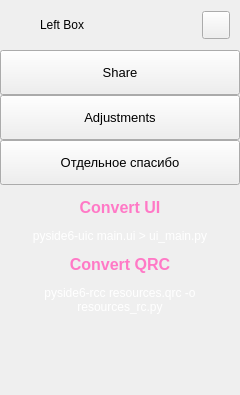
        <widget class="QFrame" name="extraLeftBox">
         <property name="minimumSize">
          <size>
           <width>0</width>
           <height>0</height>
          </size>
         </property>
         <property name="maximumSize">
          <size>
           <width>0</width>
           <height>16777215</height>
          </size>
         </property>
         <property name="frameShape">
          <enum>QFrame::NoFrame</enum>
         </property>
         <property name="frameShadow">
          <enum>QFrame::Raised</enum>
         </property>
         <layout class="QVBoxLayout" name="extraColumLayout">
          <property name="spacing">
           <number>0</number>
          </property>
          <property name="leftMargin">
           <number>0</number>
          </property>
          <property name="topMargin">
           <number>0</number>
          </property>
          <property name="rightMargin">
           <number>0</number>
          </property>
          <property name="bottomMargin">
           <number>0</number>
          </property>
          <item>
           <widget class="QFrame" name="extraTopBg">
            <property name="minimumSize">
             <size>
              <width>0</width>
              <height>50</height>
             </size>
            </property>
            <property name="maximumSize">
             <size>
              <width>16777215</width>
              <height>50</height>
             </size>
            </property>
            <property name="frameShape">
             <enum>QFrame::NoFrame</enum>
            </property>
            <property name="frameShadow">
             <enum>QFrame::Raised</enum>
            </property>
            <layout class="QVBoxLayout" name="verticalLayout_5">
             <property name="spacing">
              <number>0</number>
             </property>
             <property name="leftMargin">
              <number>0</number>
             </property>
             <property name="topMargin">
              <number>0</number>
             </property>
             <property name="rightMargin">
              <number>0</number>
             </property>
             <property name="bottomMargin">
              <number>0</number>
             </property>
             <item>
              <layout class="QGridLayout" name="extraTopLayout">
               <property name="leftMargin">
                <number>10</number>
               </property>
               <property name="rightMargin">
                <number>10</number>
               </property>
               <property name="horizontalSpacing">
                <number>10</number>
               </property>
               <property name="verticalSpacing">
                <number>0</number>
               </property>
               <item row="0" column="0">
                <widget class="QFrame" name="extraIcon">
                 <property name="minimumSize">
                  <size>
                   <width>20</width>
                   <height>0</height>
                  </size>
                 </property>
                 <property name="maximumSize">
                  <size>
                   <width>20</width>
                   <height>20</height>
                  </size>
                 </property>
                 <property name="frameShape">
                  <enum>QFrame::NoFrame</enum>
                 </property>
                 <property name="frameShadow">
                  <enum>QFrame::Raised</enum>
                 </property>
                </widget>
               </item>
               <item row="0" column="1">
                <widget class="QLabel" name="extraLabel">
                 <property name="minimumSize">
                  <size>
                   <width>150</width>
                   <height>0</height>
                  </size>
                 </property>
                 <property name="text">
                  <string>Left Box</string>
                 </property>
                </widget>
               </item>
               <item row="0" column="2">
                <widget class="QPushButton" name="extraCloseColumnBtn">
                 <property name="minimumSize">
                  <size>
                   <width>28</width>
                   <height>28</height>
                  </size>
                 </property>
                 <property name="maximumSize">
                  <size>
                   <width>28</width>
                   <height>28</height>
                  </size>
                 </property>
                 <property name="cursor">
                  <cursorShape>PointingHandCursor</cursorShape>
                 </property>
                 <property name="toolTip">
                  <string>Close left box</string>
                 </property>
                 <property name="text">
                  <string/>
                 </property>
                 <property name="icon">
                  <iconset resource="resources.qrc">
                   <normaloff>:/icons/images/icons/icon_close.png</normaloff>:/icons/images/icons/icon_close.png</iconset>
                 </property>
                 <property name="iconSize">
                  <size>
                   <width>20</width>
                   <height>20</height>
                  </size>
                 </property>
                </widget>
               </item>
              </layout>
             </item>
            </layout>
           </widget>
          </item>
          <item>
           <widget class="QFrame" name="extraContent">
            <property name="frameShape">
             <enum>QFrame::NoFrame</enum>
            </property>
            <property name="frameShadow">
             <enum>QFrame::Raised</enum>
            </property>
            <layout class="QVBoxLayout" name="verticalLayout_12">
             <property name="spacing">
              <number>0</number>
             </property>
             <property name="leftMargin">
              <number>0</number>
             </property>
             <property name="topMargin">
              <number>0</number>
             </property>
             <property name="rightMargin">
              <number>0</number>
             </property>
             <property name="bottomMargin">
              <number>0</number>
             </property>
             <item alignment="Qt::AlignTop">
              <widget class="QFrame" name="extraTopMenu">
               <property name="frameShape">
                <enum>QFrame::NoFrame</enum>
               </property>
               <property name="frameShadow">
                <enum>QFrame::Raised</enum>
               </property>
               <layout class="QVBoxLayout" name="verticalLayout_11">
                <property name="spacing">
                 <number>0</number>
                </property>
                <property name="leftMargin">
                 <number>0</number>
                </property>
                <property name="topMargin">
                 <number>0</number>
                </property>
                <property name="rightMargin">
                 <number>0</number>
                </property>
                <property name="bottomMargin">
                 <number>0</number>
                </property>
                <item>
                 <widget class="QPushButton" name="btn_share">
                  <property name="sizePolicy">
                   <sizepolicy hsizetype="Expanding" vsizetype="Fixed">
                    <horstretch>0</horstretch>
                    <verstretch>0</verstretch>
                   </sizepolicy>
                  </property>
                  <property name="minimumSize">
                   <size>
                    <width>0</width>
                    <height>45</height>
                   </size>
                  </property>
                  <property name="font">
                   <font>
                    <family>Segoe UI</family>
                    <pointsize>10</pointsize>
                    <italic>false</italic>
                    <bold>false</bold>
                   </font>
                  </property>
                  <property name="cursor">
                   <cursorShape>PointingHandCursor</cursorShape>
                  </property>
                  <property name="layoutDirection">
                   <enum>Qt::LeftToRight</enum>
                  </property>
                  <property name="styleSheet">
                   <string notr="true">background-image: url(:/icons/images/icons/cil-share-boxed.png);</string>
                  </property>
                  <property name="text">
                   <string>Share</string>
                  </property>
                 </widget>
                </item>
                <item>
                 <widget class="QPushButton" name="btn_adjustments">
                  <property name="sizePolicy">
                   <sizepolicy hsizetype="Expanding" vsizetype="Fixed">
                    <horstretch>0</horstretch>
                    <verstretch>0</verstretch>
                   </sizepolicy>
                  </property>
                  <property name="minimumSize">
                   <size>
                    <width>0</width>
                    <height>45</height>
                   </size>
                  </property>
                  <property name="font">
                   <font>
                    <family>Segoe UI</family>
                    <pointsize>10</pointsize>
                    <italic>false</italic>
                    <bold>false</bold>
                   </font>
                  </property>
                  <property name="cursor">
                   <cursorShape>PointingHandCursor</cursorShape>
                  </property>
                  <property name="layoutDirection">
                   <enum>Qt::LeftToRight</enum>
                  </property>
                  <property name="styleSheet">
                   <string notr="true">background-image: url(:/icons/images/icons/cil-equalizer.png);</string>
                  </property>
                  <property name="text">
                   <string>Adjustments</string>
                  </property>
                 </widget>
                </item>
                <item>
                 <widget class="QPushButton" name="btn_more">
                  <property name="sizePolicy">
                   <sizepolicy hsizetype="Expanding" vsizetype="Fixed">
                    <horstretch>0</horstretch>
                    <verstretch>0</verstretch>
                   </sizepolicy>
                  </property>
                  <property name="minimumSize">
                   <size>
                    <width>0</width>
                    <height>45</height>
                   </size>
                  </property>
                  <property name="font">
                   <font>
                    <family>Segoe UI</family>
                    <pointsize>10</pointsize>
                    <italic>false</italic>
                    <bold>false</bold>
                   </font>
                  </property>
                  <property name="cursor">
                   <cursorShape>PointingHandCursor</cursorShape>
                  </property>
                  <property name="layoutDirection">
                   <enum>Qt::LeftToRight</enum>
                  </property>
                  <property name="styleSheet">
                   <string notr="true">background-image: url(:/icons/images/icons/cil-layers.png);</string>
                  </property>
                  <property name="text">
                   <string>Отдельное спасибо</string>
                  </property>
                 </widget>
                </item>
               </layout>
              </widget>
             </item>
             <item>
              <widget class="QFrame" name="extraCenter">
               <property name="frameShape">
                <enum>QFrame::NoFrame</enum>
               </property>
               <property name="frameShadow">
                <enum>QFrame::Raised</enum>
               </property>
               <layout class="QVBoxLayout" name="verticalLayout_10">
                <item>
                 <widget class="QTextEdit" name="textEdit">
                  <property name="minimumSize">
                   <size>
                    <width>222</width>
                    <height>0</height>
                   </size>
                  </property>
                  <property name="styleSheet">
                   <string notr="true">background: transparent;</string>
                  </property>
                  <property name="frameShape">
                   <enum>QFrame::NoFrame</enum>
                  </property>
                  <property name="readOnly">
                   <bool>true</bool>
                  </property>
                  <property name="html">
                   <string>&lt;!DOCTYPE HTML PUBLIC &quot;-//W3C//DTD HTML 4.0//EN&quot; &quot;http://www.w3.org/TR/REC-html40/strict.dtd&quot;&gt;
&lt;html&gt;&lt;head&gt;&lt;meta name=&quot;qrichtext&quot; content=&quot;1&quot; /&gt;&lt;meta charset=&quot;utf-8&quot; /&gt;&lt;style type=&quot;text/css&quot;&gt;
p, li { white-space: pre-wrap; }
hr { height: 1px; border-width: 0; }
li.unchecked::marker { content: &quot;\2610&quot;; }
li.checked::marker { content: &quot;\2612&quot;; }
&lt;/style&gt;&lt;/head&gt;&lt;body style=&quot; font-family:'Segoe UI'; font-size:10pt; font-weight:400; font-style:normal;&quot;&gt;
&lt;p align=&quot;center&quot; style=&quot; margin-top:12px; margin-bottom:12px; margin-left:0px; margin-right:0px; -qt-block-indent:0; text-indent:0px;&quot;&gt;&lt;span style=&quot; font-size:12pt; font-weight:600; color:#ff79c6;&quot;&gt;Convert UI&lt;/span&gt;&lt;/p&gt;
&lt;p align=&quot;center&quot; style=&quot; margin-top:12px; margin-bottom:12px; margin-left:0px; margin-right:0px; -qt-block-indent:0; text-indent:0px;&quot;&gt;&lt;span style=&quot; font-size:9pt; color:#ffffff;&quot;&gt;pyside6-uic main.ui &amp;gt; ui_main.py&lt;/span&gt;&lt;/p&gt;
&lt;p align=&quot;center&quot; style=&quot; margin-top:12px; margin-bottom:12px; margin-left:0px; margin-right:0px; -qt-block-indent:0; text-indent:0px;&quot;&gt;&lt;span style=&quot; font-size:12pt; font-weight:600; color:#ff79c6;&quot;&gt;Convert QRC&lt;/span&gt;&lt;/p&gt;
&lt;p align=&quot;center&quot; style=&quot; margin-top:12px; margin-bottom:12px; margin-left:0px; margin-right:0px; -qt-block-indent:0; text-indent:0px;&quot;&gt;&lt;span style=&quot; font-size:9pt; color:#ffffff;&quot;&gt;pyside6-rcc resources.qrc -o resources_rc.py&lt;/span&gt;&lt;/p&gt;&lt;/body&gt;&lt;/html&gt;</string>
                  </property>
                 </widget>
                </item>
               </layout>
              </widget>
             </item>
             <item>
              <widget class="QFrame" name="extraBottom">
               <property name="frameShape">
                <enum>QFrame::NoFrame</enum>
               </property>
               <property name="frameShadow">
                <enum>QFrame::Raised</enum>
               </property>
              </widget>
             </item>
            </layout>
           </widget>
          </item>
         </layout>
        </widget>
